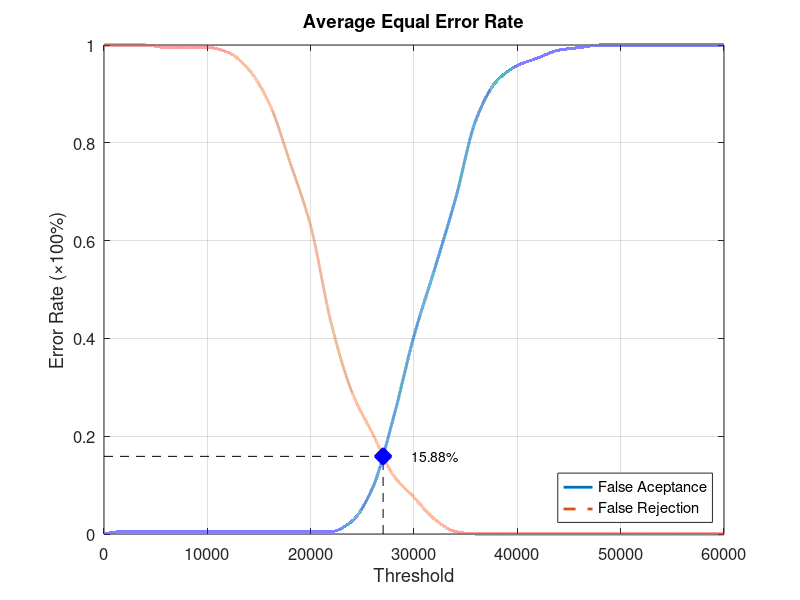
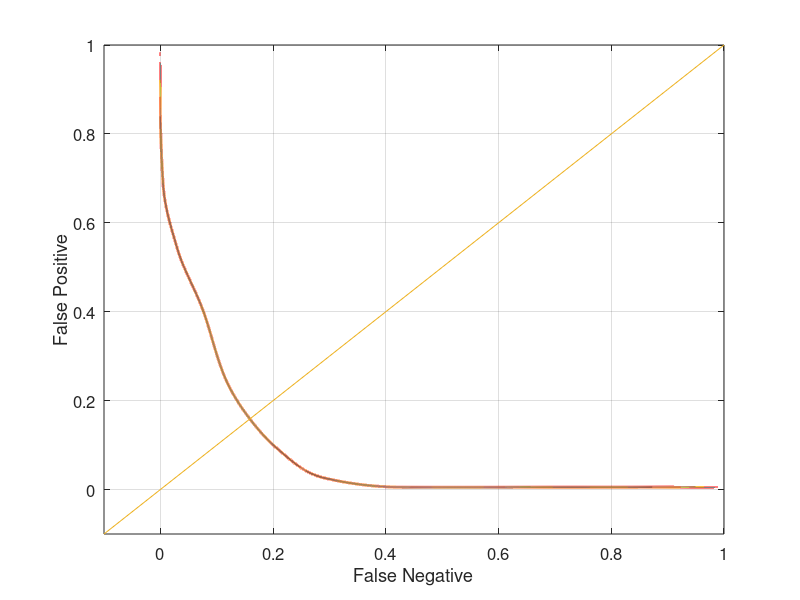

Reproduce these figures in MATLAB, in order.
function yEER = Database1_2
close all;
clear;
clc;
x = 0:2000:60000;
xq = 0:0.5:60000;

y0 = [0 0.00526316 0.00526316 0.00526316 0.00526316 0.00526316 0.00526316 0.00526316 0.00526316 0.00526316 0.00526316 0.00526316 0.0263158 0.0947368 0.236842 0.405263 0.542105 0.684211 0.847368 0.926316 0.957895 0.973684 0.989474 0.994737 1 1 1 1 1 1 1];
yy0 = interp1(x, y0, xq, 'pchip');
y1 = [1 1 1 0.995 0.995 0.995 0.985 0.95 0.88 0.76 0.63 0.43 0.29 0.205 0.12 0.075 0.03 0.005 0 0 0 0 0 0 0 0 0 0 0 0 0];
yy1 = interp1(x, y1, xq, 'pchip');

% Calculating EER: 
y2 = abs(y0 - y1);
find(y2 == min(y2))
yy2 = abs(yy0 - yy1);
xEER = find(yy2 == min(yy2));
xEERIndex = xq(xEER) % X-axis EER
yEER = yy0(xEER) % Y-axis EER

main = figure
plot(xq, yy0,'-','LineWidth', 2);	hold on
plot(xq, yy1,'--','LineWidth', 2);	hold on
plot([xEERIndex xEERIndex], [0 yEER], 'k--');	hold on
plot([0 xEERIndex], [yEER yEER], 'k--');	hold on
plot(xEERIndex, yEER, 'bx', 'LineWidth', 10);	hold on
text(xEERIndex + 10 * xEERIndex / 100, yEER, [num2str(round((10000 * yEER)) / 100) '%'])
legend('False Aceptance', 'False Rejection', 'Location', 'SouthEast')
xlabel('Threshold')
ylabel('Error Rate (\times100%)')
title('Average Equal Error Rate')
set(gca, 'FontSize', 12)
axis([0 60000 0 1])
grid on

print(main, 'Database1_2Main', '-dpng');
FNRxFPR = figure('Color', [1 1 1]);
plot(yy1, yy0, '-', yy1, yy0, 'LineWidth', 2);
hold on
y = -0.1:0.1:1
plot(y, y); 
set(gca, 'FontSize', 12)
xlabel('False Negative')
ylabel('False Positive')
axis([-0.1 1 -0.1 1])
set(gca, 'FontSize', 12)
grid on

print(FNRxFPR, 'Database1_2FNRxFPR','-dpng');
end
